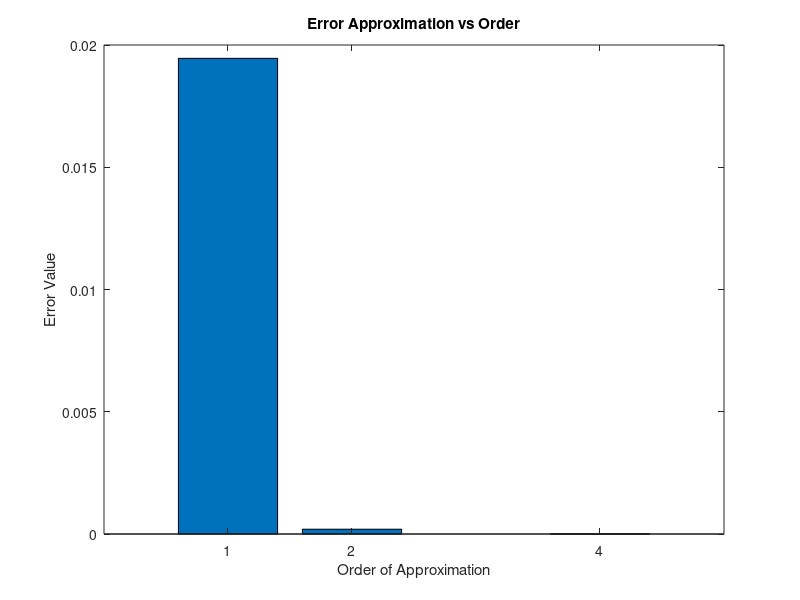

Write MATLAB code to recreate this figure.
clear all
close all
clc

%inputs
x=pi/3;
dx=pi/400;

%analytical_deviation
analytical_deviation=(x^3*(cos(x))-sin(x)*3*x^2)/x^6;

%first_order_approximation
first_order=((sin(x+dx)/(x+dx)^3)-(sin(x)/(x)^3))/dx;
%second_order_approximation
second_order=((sin(x+dx)/(x+dx)^3)-(sin(x-dx)/(x-dx)^3))/(2*dx);
%forth_order_approximation
forth_order=((sin(x-(2*dx))/(x-(2*dx))^3)-(8*(sin(x-dx)/(x-dx)^3))+(8*(sin(x+dx)/(x+dx)^3))-(sin(x+(2*dx))/(x+(2*dx))^3))/(12*dx);

%error_calcuation
error_first=abs(first_order-analytical_deviation)
error_second=abs(second_order-analytical_deviation)
error_forth=abs(forth_order-analytical_deviation)


order_x=[1,2,4]
error_y=[error_first,error_second,error_forth]

%bar_graph
bar(order_x,error_y)
title("Error Approximation vs Order")
xlabel("Order of Approximation")
ylabel("Error Value")